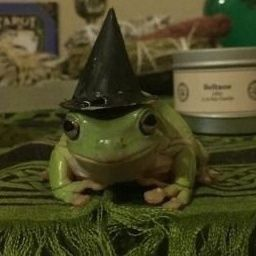
#> input picture imagens/frog.jpg, 256 x 256 px
$ python convolucao.py
#> lines starting #> are read from the running program, lines starting #| are printed output that depends on the picture
import numpy as np;
import cv2;

img_path = './imagens/frog.jpg'
image_grayscale = cv2.imread(img_path, cv2.IMREAD_GRAYSCALE)
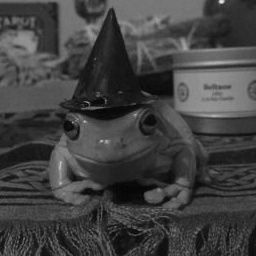
#> image_grayscale: shape (256, 256); min 0, max 231, mean 65.7
image_RGB = cv2.imread(img_path, cv2.IMREAD_COLOR)
#> image_RGB is the input picture: shape (256, 256, 3); mean B, G, R 35.9, 68.7, 71

blur_kernel = np.ones((7,7)) / 49 #blurr

def apply_kernel_grayscale(image, kernel):
    h_image, w_image = image.shape
#> h_image = 256; w_image = 256
    h_kernel, w_kernel = kernel.shape
    middle_h_kernel = h_kernel//2
    middle_w_kernel = w_kernel//2

    new_array_image = np.array(image)
    zeros_image = np.zeros_like(new_array_image)

    for row in range(middle_h_kernel, h_image - middle_h_kernel):
        for column in range(middle_w_kernel, w_image - middle_w_kernel):
            sum = 0
            for row_kernel in range(h_kernel):
                for column_kernel in range(w_kernel):
                    pixel = new_array_image[row + row_kernel - middle_h_kernel, column + column_kernel - middle_w_kernel]
                    value_kernel = kernel[row_kernel, column_kernel]
                    sum += pixel * value_kernel

            zeros_image[row, column] = np.clip(sum, 0, 255)
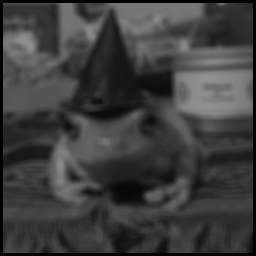
#> zeros_image: shape (256, 256); min 0, max 146, mean 62.1

    return zeros_image.astype(np.uint8)

def apply_kernel_BGR(image, kernel):
    h_image, w_image, c_image = image.shape
#> h_image = 256; w_image = 256; c_image = 3
    h_kernel, w_kernel = kernel.shape
    middle_h_kernel = h_kernel//2
    middle_w_kernel = w_kernel//2

    new_array_image = np.array(image)
    zeros_image = np.zeros_like(new_array_image)

    for row in range(middle_h_kernel, h_image - middle_h_kernel):
        for column in range(middle_w_kernel, w_image - middle_w_kernel):
            for color_canal in range(c_image):
                sum = 0
                for row_kernel in range(h_kernel):
                    for column_kernel in range(w_kernel):
                        pixel = new_array_image[row + row_kernel - middle_h_kernel, column + column_kernel - middle_w_kernel, color_canal]
                        value_kernel = kernel[row_kernel, column_kernel]
                        sum += pixel * value_kernel

                zeros_image[row, column, color_canal] = np.clip(sum, 0, 255)
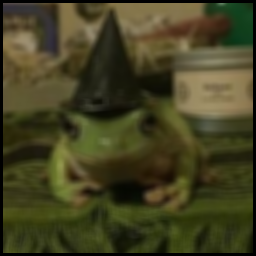
#> zeros_image: shape (256, 256, 3); mean B, G, R 33.7, 65, 67.3

    return zeros_image.astype(np.uint8)

if __name__ == "__main__":
    blur_kernel_image_grayscale = apply_kernel_grayscale(image_grayscale, blur_kernel)
    cv2.imshow('Original grayscale image', image_grayscale)
    cv2.imshow('Grayscale image with blur', blur_kernel_image_grayscale)

    blur_kernel_image_RGB = apply_kernel_BGR(image_RGB, blur_kernel)
    cv2.imshow('Original RGB image', image_RGB)
    cv2.imshow('RGB image with blur', blur_kernel_image_RGB)

    cv2.waitKey()
    cv2.destroyAllWindows()
